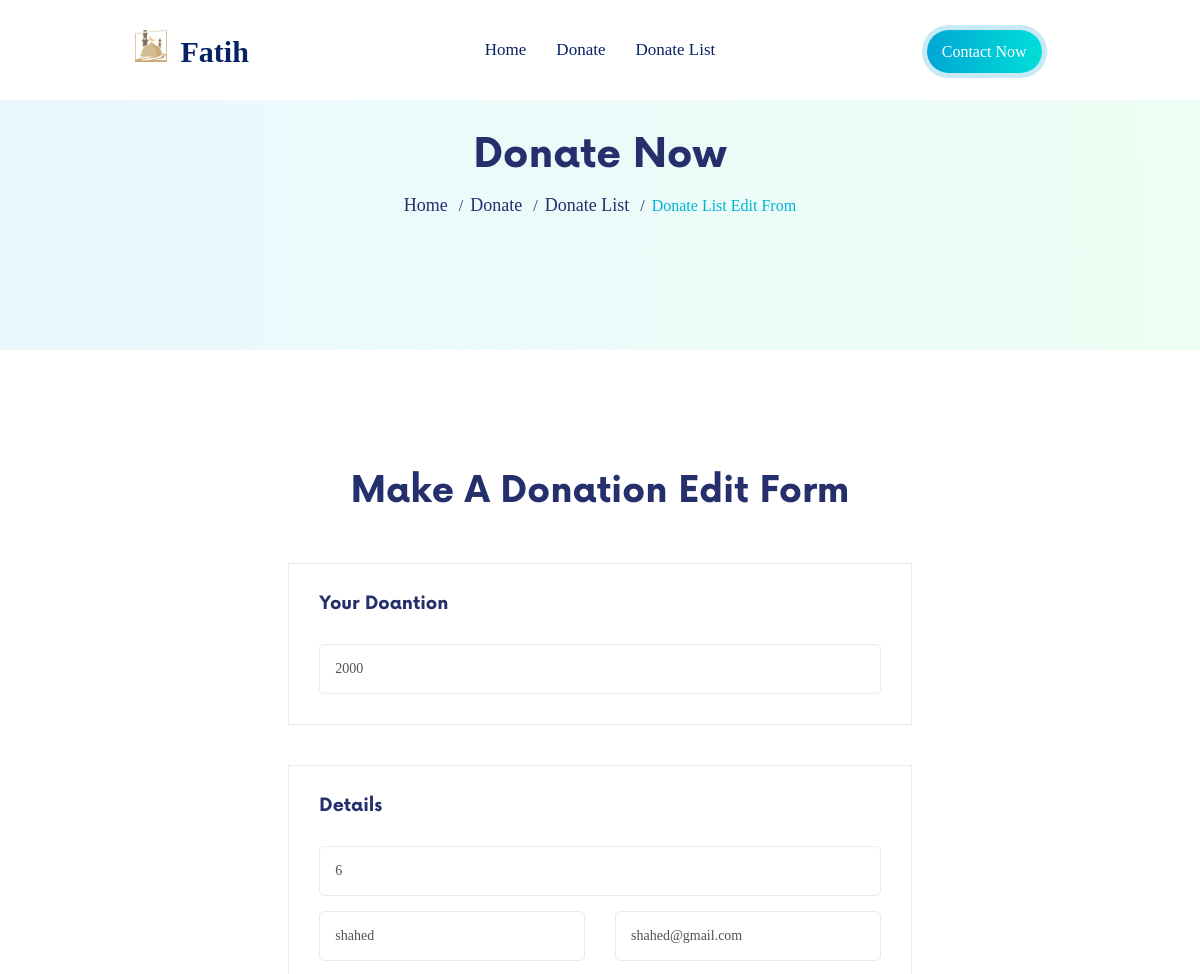
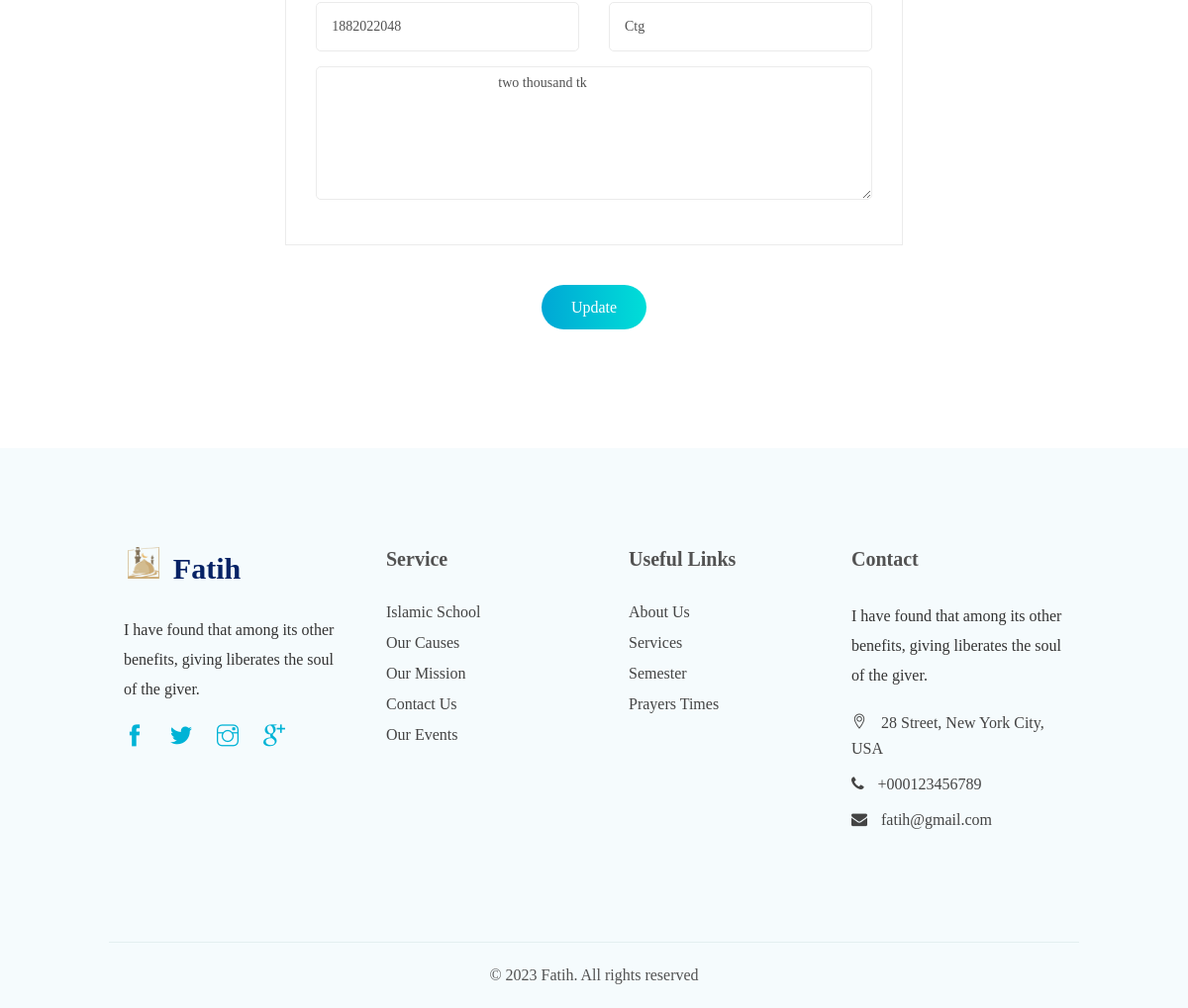
Screenshot of /edit.php?id=6 with the database file from the repository (2 pictures, top to bottom).
### tables this page shows
CREATE TABLE `donatelist` (
  `id` int(255) NOT NULL,
  `fullName` text NOT NULL,
  `email` text NOT NULL,
  `moblieNumber` int(255) NOT NULL,
  `address` text NOT NULL,
  `message` text NOT NULL,
  `amount` int(255) NOT NULL
);

### edit.php (the view, shortened to what this page needs)
<?php
    $server_name = "localhost";
    $user_name = "root";
    $password = "";
    $database_name = "donate_db";
    $connection = mysqli_connect($server_name,$user_name,$password,$database_name);
    if($_GET['id']) {
        $getid = $_GET['id'];
        $sql_select = "SELECT * FROM donatelist WHERE id=$getid";
        $query = mysqli_query($connection, $sql_select);
        $data = mysqli_fetch_assoc($query);
        $id             = $data['id'];
        $amount        = $data['amount'];
        $fullName      = $data['fullName'];
        $email          = $data['email'];
        $moblieNumber = $data['moblieNumber'];
        $address       = $data['address'];
        $message       = $data['message'];
    }
?>
<!DOCTYPE html>
<html lang="en">
    <head>
        <link rel="stylesheet" href="assets/css/themify-icons.css">
        <link rel="stylesheet" href="assets/css/flaticon.css">
        <link rel="stylesheet" href="assets/css/font-awesome.min.css">
        <link rel="stylesheet" href="assets/css/style.css">
        <link rel="stylesheet" href="assets/css/responsive.css">
    </head>
    <body>
        <header class="menuFixed">
            <div class="navAreaMain">
                <div class="container">
                    <div class="row d-flex">
                        <div class="col-2">
                            <div class="logoArea">
                                <a href="index.php">
                                    <img src="assets/image/Logo.png" alt="Fatih" class="logoImg">
                                    <span class="fs-30 fw-bold text-deepSapphire">Fatih</span>
                                </a>
                            </div>
                        </div>
                        <div class="col-8">
                            <nav class="navArea">
                                <div class="navAreaMenu">
                                    <ul>
                                        <li><a href="index.php" class="text-deepSapphire">home</a></li>
                                        <li><a href="donate.php" class="text-deepSapphire">donate</a></li>
                                        <li><a href="donateList.php" class="text-deepSapphire">donate list</a></li>
                                    </ul>
                                </div>
                            </nav>
                        </div>
                        <div class="col-2">
                            <div class="navAreaBtn">
                                <a href="#contact" class="themeBtn text-white">contact now</a>
                            </div>
                        </div>
                    </div>
                </div>
            </div>
        </header>
        <div class="donateBreadCumbArea">
            <div class="container">
                <div class="row">
                    <div class="col-12 plr-15">
                        <div class="breadcumbWrap tAlign-center">
                            <h2 class="breadcumbWrapTittle fs-40 mb-10 text-Astronaut">donate now</h2>
                            <ul class="breadcumdNav">
                                <li class="breadcumbNavFirst text-Astronaut">
                                    <a href="index.php" class="text-Astronaut">Home</a>
                                </li>
                                <li class="breadcumbNavFirst text-Astronaut">
                                    <a href="donate.php" class="text-Astronaut">Donate</a>
                                </li>
                                <li class="breadcumbNavFirst text-Astronaut">
                                    <a href="donateList.php" class="text-Astronaut">Donate List</a>
                                </li>
                                <li>
                                    <span class="text-Cerulean">Donate List Edit From</span>
                                </li>
                            </ul>
                        </div>
                    </div>
                </div>
            </div>
        </div>
        <div class="donatePageArea ptb-120">
            <div class="container">
                <div class="row">
                    <div class="col-8 ml-16 plr-15">
                        <div class="donateHeader">
                            <h2 class="donateHeaderTittle text-Astronaut fs-36 fw-bold mb-50 tAlign-center">make a donation edit form </h2>
                        </div>
                        <div class="donationFromArea">
                            <form action="<?php echo $_SERVER['PHP_SELF'] ?>" method="POST">
                                <div class="donationAmount">
                                    <h2 class="donateAmountTittle fs-18 fw-semiBold text-Astronaut mb-30 lh-20">your doantion</h2>
                                    <input type="text" class="donationAmountInput" name="amount" id="text" placeholder="Enter Donation Amount" value="<?php echo  $amount ?>">
                                </div>
                                <div class="donationDetails">
                                    <h2 class="donationDetailsTittle fs-18 fw-semiBold text-Astronaut mb-30 lh-20">details</h2>
                                    <div class="row d-flex f-wrap">
                                        <div class="col-12 mb-15 plr-15">
                                            <input type="text" name="id" value="<?php echo $id ?>" class="donationDetailsInput">
                                        </div>
                                        <div class="col-6 mb-15 plr-15">
                                            <input type="text" class="donationDetailsInput" name="fullName" id="fullName" placeholder="Full Name" value="<?php echo $fullName ?>">
                                        </div>
                                        <div class="col-6 mb-15 plr-15">
                                            <input type="email" class="donationDetailsInput" name="email" id="email" placeholder="Enter your email" value="<?php echo $email ?>">
                                        </div>
                                        <div class="col-6 mb-15 plr-15">
                                            <input type="text" class="donationDetailsInput" name="moblieNumber" id="moblieNumber" placeholder="Enter valid Moblie Number" value="<?php echo $moblieNumber ?>">
                                        </div>
                                        <div class="col-6 mb-15 plr-15">
                                            <input type="text" class="donationDetailsInput" name="address" id="address" placeholder="Enter Your Address" value="<?php echo $address ?>">
                                        </div>
                                        <div class="col-12 mb-15 plr-15">
                                            <textarea name="message" id="message" cols="30" rows="10" class="donationDetailsInput h-135" placeholder="Message">
                                                <?php echo $message ?>
                                            </textarea>
                                        </div>
                                    </div>
                                </div>
                                <div class="submitArea tAlign-center">
                                    <button type="submit" class="themeBtn submitBtn text-white" name="update">update</button>
                                </div>
                            </form>
                        </div>
                    </div>
                </div>
            </div>
        </div>
        <section class="footerArea bg-polar" id="contact">
            <div class="topFooter">
                <div class="container">
                    <div class="row d-flex">
                        <div class="col-3 plr-15">
                            <div class="widget">
                                <div class="logoArea mb-30">
                                    <a href="index.php">
                                        <img src="assets/image/Logo.png" alt="Fatih" class="logoImg">
                                        <span class="fs-30 fw-bold text-deepSapphire">Fatih</span>
                                    </a>
                                </div>
                                <p class="lh-30 mb-10 text-MineShaft">I have found that among its other benefits, giving liberates the soul of the giver.</p>
                                <ul class="pt-10 of-hidden">
                                    <li>
                                        <a href="#" class="text-Cerulean">
                                            <i class="ti-facebook"></i>
                                        </a>
                                    </li>
                                    <li>
                                        <a href="#" class="text-Cerulean">
                                            <i class="ti-twitter-alt"></i>
                                        </a>
                                    </li>
                                    <li>
                                        <a href="#" class="text-Cerulean">
                                            <i class="ti-instagram"></i>
                                        </a>
                                    </li>
                                    <li>
                                        <a href="#" class="text-Cerulean">
                                            <i class="ti-google"></i>
                                        </a>
                                    </li>
                                </ul>
                            </div>
                        </div>
                        <div class="col-3 plr-15">
                            <div class="linkWidget pl-20 of-hidden">
                                <div class="widgetTittle mb-30">
                                    <h3>Service</h3>
                                </div>
                                <ul>
                                    <li>
                                        <a href="#service">
                                            islamic school
                                        </a>
                                    </li>
                                    <li>
                                        <a href="#service">
                                            our causes
                                        </a>
                                    </li>
                                    <li>
                                        <a href="#">
                                            our mission
                                        </a>
                                    </li>
                                    <li>
                                        <a href="contact.html">
                                            contact us
                                        </a>
                                    </li>
                                    <li>
                                        <a href="#event">
                                            our events
                                        </a>
                                    </li>
                                </ul>
                            </div>
                        </div>
                        <div class="col-2 plr-15">
                            <div class="linkWidget pl-20 of-hidden">
                                <div class="widgetTittle mb-30">
                                    <h3>Useful Links</h3>
                                </div>
                                <ul>
                                    <li>
                                        <a href="#about">
                                            about us
                                        </a>
                                    </li>
                                    <li>
                                        <a href="#service">
                                            services
                                        </a>
                                    </li>
                                    <li>
                                        <a href="#">
                                            semester
                                        </a>
                                    </li>
                                    <li>
                                        <a href="#timer">
                                            Prayers Times
                                        </a>
                                    </li>
                                </ul>
                            </div>
                        </div>
                        <div class="col-3 plr-15 ml-8">
                            <div class="contactWidget">
                                <div class="widgetTittle mb-30">
                                    <h3>Contact</h3>
                                </div>
                                <p class="lh-30 mb-10 text-MineShaft">I have found that among its other benefits, giving liberates the soul of the giver.</p>
                                <div class="contact-ft mt-20">
                                    <ul>
                                        <li>
                                            <i class="fi ti-location-pin"></i>
                                            28 Street, New York City, USA
                                        </li>
                                        <li>
                                            <i class="fa fa-phone"></i>
                                            +000123456789
                                        </li>
                                        <li>
                                            <i class="fa fa-envelope"></i>
                                            fatih@gmail.com
                                        </li>
                                    </ul>
                                </div>
                            </div>
                        </div>
                    </div>
                </div>
            </div>
            <div class="buttomFooter tAlign-center">
                <div class="container">
                    <div class="row p-20">
                        <div class="col-12 plr-15">
                            <p class="copyright">© 2023 Fatih. All rights reserved</p>
                        </div>
                    </div>
                </div>
            </div>
        </section>
    </body>
</html>

### assets/css/responsive.css (style rules this page uses)
@media only screen and (min-width: 992px) and (max-width: 1200px) { .container { width: 950px; } }
@media only screen and (min-width: 992px) and (max-width: 1200px) { .navAreaBtn { margin-right: 28px; } }
@media only screen and (min-width: 992px) and (max-width: 1200px) { .navAreaBtn .themeBtn { padding: 12px 15px; } }
@media only screen and (min-width: 992px) and (max-width: 1200px) { .widgetTittle h3 { font-size: 20px; } }

### rows the page displays
donatelist: amount "2000", id "6", fullName "shahed", email "shahed@gmail.com", moblieNumber "1882022048", address "Ctg", message "two thousand tk"
